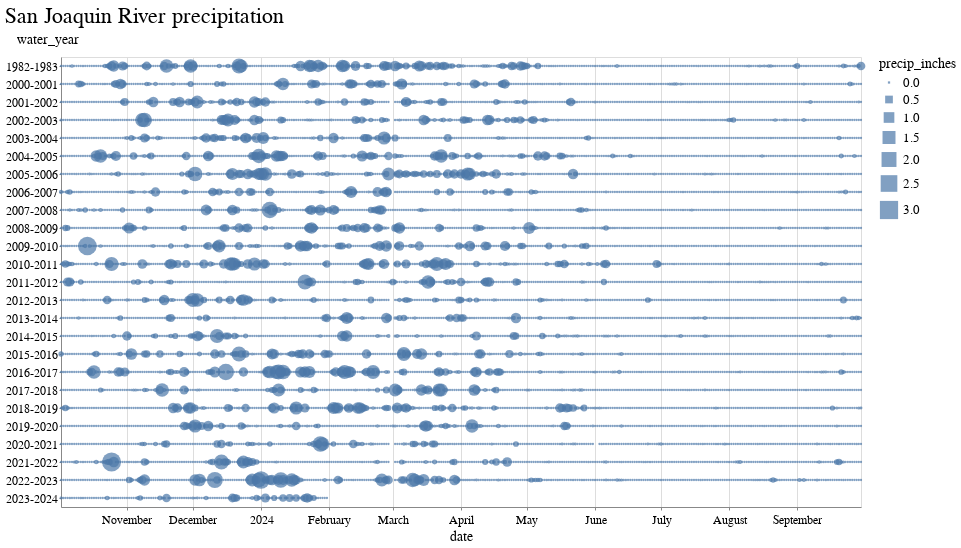

Notebook code for this chart:
### Code cell
chart_region = atlasIDs[5]

alt.Chart(melt_df[melt_df.hydrologic_region == chart_region ]).mark_circle().encode(
    x="date:T",
    y="water_year",
    #color="precip_inches",
    size="precip_inches"
).properties(title=f"{chart_region} precipitation", width=800)

### Figure 1 — Vega-Lite specification as saved in the notebook (floating-point values rounded to 4 significant figures; data arrays with more than 128 entries replaced by an {"elided": "..."} marker saying what was removed)
{"config": {"view": {"width": 800, "height": 450}, "background": "#ffffff", "title": {"anchor": "start", "font": "BentonGothic-Bold, sans", "fontColor": "#000000", "fontSize": 22, "fontWeight": "normal"}, "arc": {"fill": "#82c6df"}, "area": {"fill": "#82c6df"}, "line": {"stroke": "#82c6df", "strokeWidth": 3}, "path": {"stroke": "#82c6df"}, "rect": {"fill": "#82c6df"}, "shape": {"stroke": "#82c6df"}, "bar": {"fill": "#82c6df"}, "point": {"stroke": "#82c6df"}, "symbol": {"fill": "#82c6df", "size": 30}, "axis": {"titleFont": "BentonGothic-Bold, sans", "titleFontSize": 14, "titleFontWeight": "normal", "labelFont": "BentonGothic, sans", "labelFontSize": 12, "labelFontWeight": "normal"}, "axisX": {"labelAngle": 0, "labelPadding": 4, "tickSize": 3}, "axisY": {"labelBaseline": "middle", "maxExtent": 45, "minExtent": 45, "tickSize": 2, "titleAlign": "left", "titleAngle": 0, "titleX": -45, "titleY": -11}, "legend": {"titleFont": "BentonGothic-Bold, sans", "titleFontSize": 14, "titleFontWeight": "normal", "symbolType": "square", "labelFont": "BentonGothic, sans", "labelFontSize": 13}, "range": {"category": ["#3580b1", "#ec8431", "#ab7fb4", "#c89d29", "#adc839", "#829eb1"], "diverging": ["#e68a4f", "#f4bb6a", "#f9e39c", "#dadfe2", "#a6b7c6", "#849eae"], "heatmap": ["#fbf2c7", "#f9e39c", "#f8d36e", "#f4bb6a", "#e68a4f", "#d15a40", "#ab4232"], "ordinal": ["#fbf2c7", "#f9e39c", "#f8d36e", "#f4bb6a", "#e68a4f", "#d15a40", "#ab4232"], "ramp": ["#fbf2c7", "#f9e39c", "#f8d36e", "#f4bb6a", "#e68a4f", "#d15a40", "#ab4232"]}}, "data": {"name": "data-c6f176152911175cc5f6a84c16a699a3"}, "mark": "circle", "encoding": {"size": {"field": "precip_inches", "type": "quantitative"}, "x": {"field": "date", "type": "temporal"}, "y": {"field": "water_year", "type": "nominal"}}, "title": "San Joaquin River precipitation", "width": 800, "$schema": "https://vega.github.io/schema/vega-lite/v4.17.0.json", "datasets": {"data-c6f176152911175cc5f6a84c16a699a3": {"elided": "9150 records"}}}
